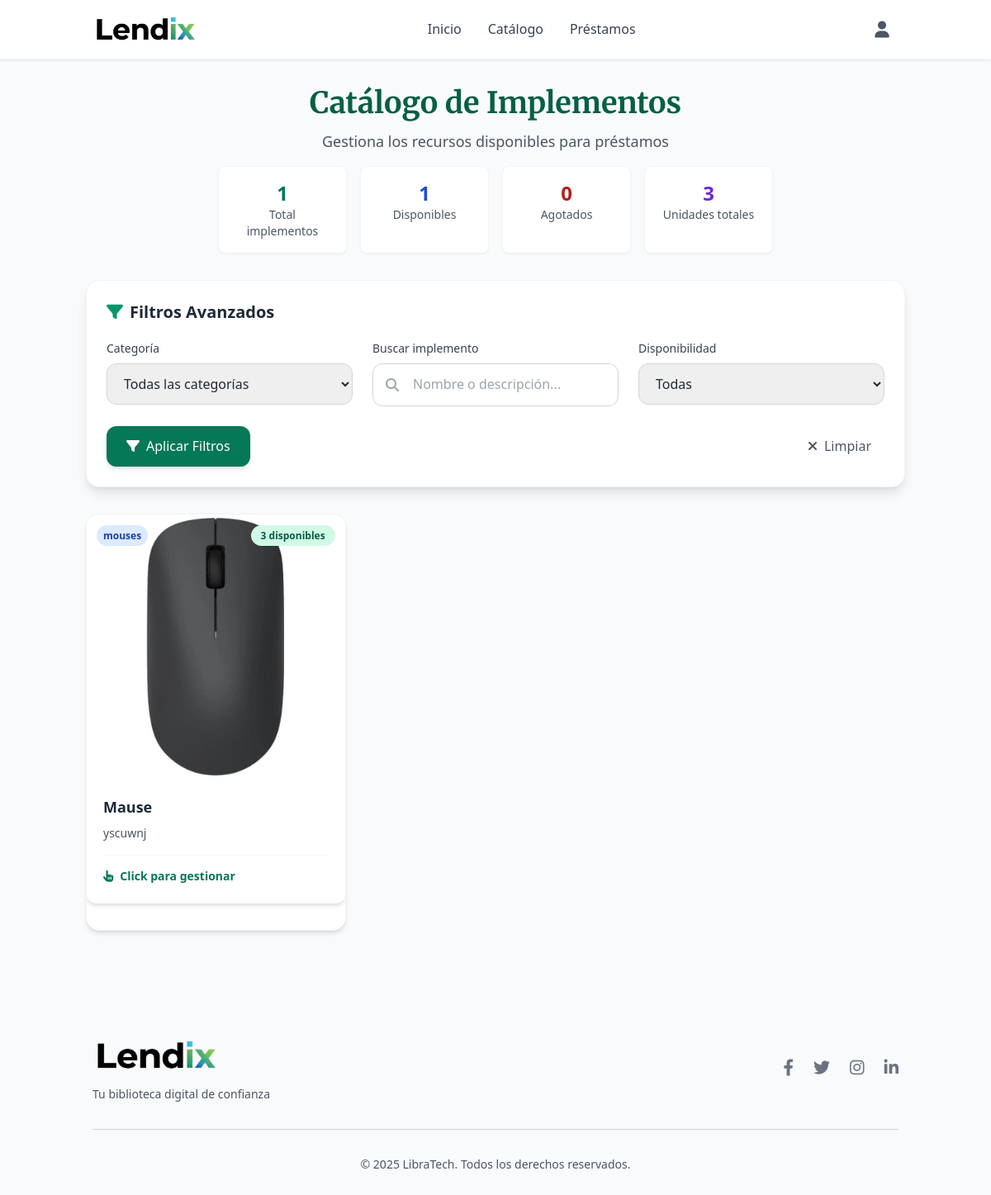
The page /catalogo/catalogo on the database as committed earlier.
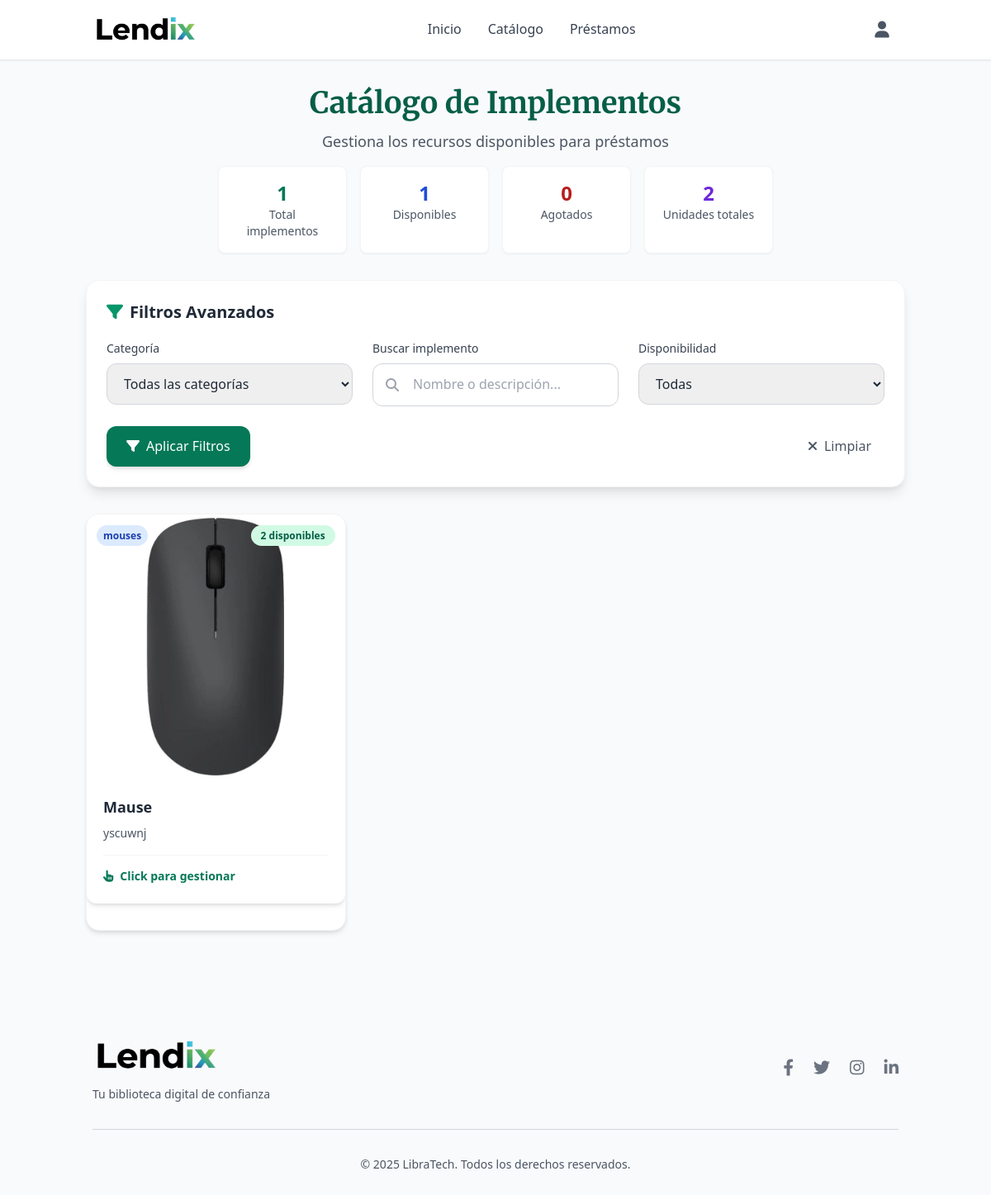
The same page on the database as committed later.
### tables this page shows
CREATE TABLE implementos (
                id INTEGER PRIMARY KEY AUTOINCREMENT,
                implemento TEXT NOT NULL,
                descripcion TEXT NOT NULL,
                disponibilidad INTEGER NOT NULL DEFAULT 0,
                categoria TEXT,
                imagen_url TEXT,
                estado TEXT DEFAULT 'Bueno' CHECK(estado IN ('Bueno', 'Desgaste notable', 'Dañado')),
                fecha_creacion TIMESTAMP DEFAULT CURRENT_TIMESTAMP,
                fecha_actualizacion TIMESTAMP DEFAULT CURRENT_TIMESTAMP
            );

### routes/catalogo.py (the view, shortened to what this page needs)
@catalogo_bp.route('/catalogo', methods=['GET', 'POST'])
def catalogo():
    conn = get_db_connection()
    catalogo_items = conn.execute('SELECT * FROM implementos ORDER BY implemento').fetchall()
    conn.close()
    return render_template('views/catalogo.html', catalogo=catalogo_items)

### app.py (called while the page is built)
@app.context_processor
def inject_user():
    return dict(
        current_user={
            'id': session.get('user_id'),
            'nombre': session.get('user_nombre'),
            'email': session.get('user_email'),
            'rol': session.get('rol'),
            'is_authenticated': 'user_id' in session
        }
    )

### utils/db.py (called while the page is built)
def get_db_connection():
    conn = sqlite3.connect('models/database.db')
    conn.row_factory = sqlite3.Row
    return conn

### templates/views/catalogo.html (shortened to what the changed rows need)
{% extends "base.html" %}
{% block content %}
<main class="container mx-auto px-4 py-8">
    <div class="text-center mb-8">
        <h1 class="text-4xl font-serif font-bold text-green-800 mb-3">Catálogo de Implementos</h1>
        <div class="grid grid-cols-2 md:grid-cols-4 gap-4 max-w-2xl mx-auto">
            <div class="bg-white p-4 rounded-lg shadow-sm border border-gray-100">
                <div class="text-2xl font-bold text-purple-700">
                    {{ catalogo|map(attribute='disponibilidad')|sum }}
                </div>
                <div class="text-sm text-gray-600">Unidades totales</div>
            </div>
        </div>
    </div>
    <form action="{{ url_for('catalogo.filtrar_catalogo') }}" method="get"
          class="bg-white p-6 rounded-2xl shadow-lg mb-8 border border-gray-100">
        <h2 class="text-xl font-bold text-gray-800 mb-5 flex items-center">
            <i class="fas fa-filter mr-2 text-green-600"></i> Filtros Avanzados
        </h2>
    </form>
    <div class="grid grid-cols-1 md:grid-cols-2 lg:grid-cols-3 xl:grid-cols-4 gap-6">
        {% for item in catalogo %}
        <div x-data="{ open: false, action: '', loading: false, tipoPrestamo: '', actualizarCampos() {
            if (this.tipoPrestamo === 'individual') {
                document.getElementById('ficha').required = false;
                document.getElementById('horario').required = false;
                document.getElementById('ambiente').required = false;
                document.getElementById('ambiente_individual').required = true;
                document.getElementById('ficha').value = 'No';
                document.getElementById('horario').value = '';
                document.getElementById('ambiente').value = 'SENA';
                document.getElementById('ambiente_individual').value = '';
            } else if (this.tipoPrestamo === 'multiple') {
                document.getElementById('ficha').required = true;
                document.getElementById('horario').required = true;
                document.getElementById('ambiente').required = true;
                document.getElementById('ambiente_individual').required = false;
                document.getElementById('ficha').value = '';
                document.getElementById('horario').value = '';
                document.getElementById('ambiente').value = '';
                document.getElementById('ambiente_individual').value = '';
            }
        } }" class="group">
            <div class="bg-white rounded-2xl shadow-md hover:shadow-xl transition cursor-pointer overflow-hidden h-full flex flex-col border border-gray-100 group-hover:border-green-200"
                 @click="if(!loading) { open = true; action = '' }">
        <div class="bg-white rounded-xl shadow-md overflow-hidden image-container mb-8">
            <div class="h-64 md:h-80 relative flex items-center justify-center overflow-hidden">
                <img
                    src="{{ url_for('static', filename=(('uploads/' + item.imagen_url) if item.imagen_url else 'img/default.jpg')) }}"
                    alt="{{ item.implemento }}"
                    class="w-full h-full object-cover object-center"
                    onerror="this.src='https://via.placeholder.com/400x300/eff6ff/0ea5e9?text=Imagen+No+Disponible'"
                >
                    <div class="absolute top-3 right-3">
                        <span class="px-3 py-1 rounded-full text-xs font-semibold
                            {% if item['disponibilidad'] > 0 %}
                                bg-green-100 text-green-800
                            {% else %}
                                bg-red-100 text-red-800
                            {% endif %}">
                            {% if item['disponibilidad'] > 0 %}
                                {{ item['disponibilidad'] }} disponible{% if item['disponibilidad'] > 1 %}s{% endif %}
                            {% else %}
                                Agotado
                            {% endif %}
                        </span>
                    </div>
                    <div class="absolute top-3 left-3">
                        <span class="px-2 py-1 rounded-full text-xs font-semibold bg-blue-100 text-blue-800">
                            {{ item['categoria'] }}
                        </span>
                    </div>
                </div>
                <div class="p-5 flex-1 flex flex-col">
                    <h3 class="font-bold text-lg mb-2 text-gray-800 line-clamp-1">{{ item['implemento'] }}</h3>
                    <p class="text-gray-600 text-sm mb-4 flex-1 line-clamp-2">{{ item['descripcion'] }}</p>
                    <div class="mt-auto pt-3 border-t border-gray-100">
                        <span class="inline-flex items-center text-sm text-green-700 font-semibold">
                            <i class="fas fa-hand-pointer mr-2"></i>Click para gestionar
                        </span>
                    </div>
                </div>
            </div>
        </div>
        {% endfor %}
    </div>
</main>
{% endblock %}

Rows that differ between the two databases and show on the page:
changed implementos "Mause": disponibilidad "3" → "2"
Other text that changed with them:
{{ catalogo|map(attribute='disponibilidad')|sum }}: "3" → "2"
